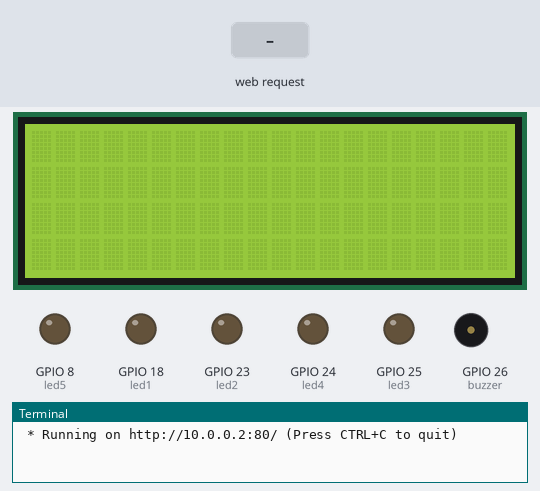
Bench run of a program on a simulated Raspberry Pi (BCM pin numbers). On the bench: 20×4 character LCD, output pins drawn as LEDs (lit = HIGH), buzzer (waves = sounding, pin HIGH), the last lines printed to the terminal. The inputs (shaded band) are chosen by the test bench. The clock reads 2024-03-15 10:24:30 at power-on unless the program sets it.

Above: at 1.2 s.
1.3 s: HTTP request for /led6/on received
At 1.6 s:
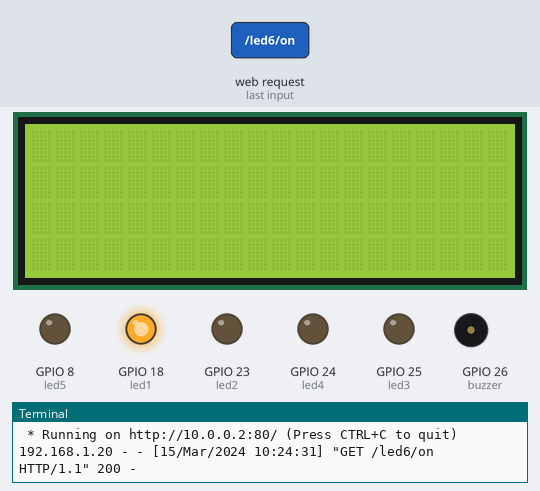
2.8 s: HTTP request for /led5/on received
At 3.9 s:
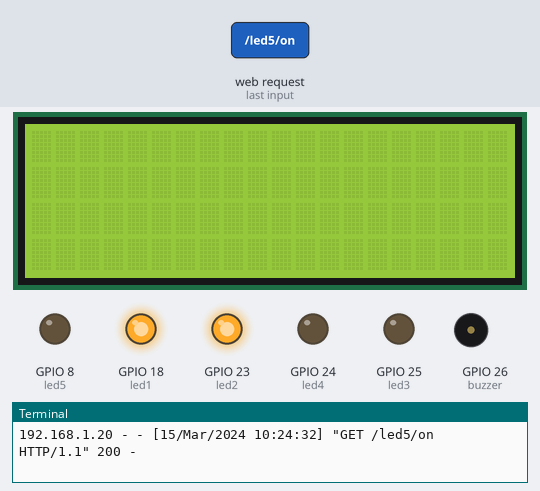
4.3 s: HTTP request for /led6/off received
At 5.1 s:
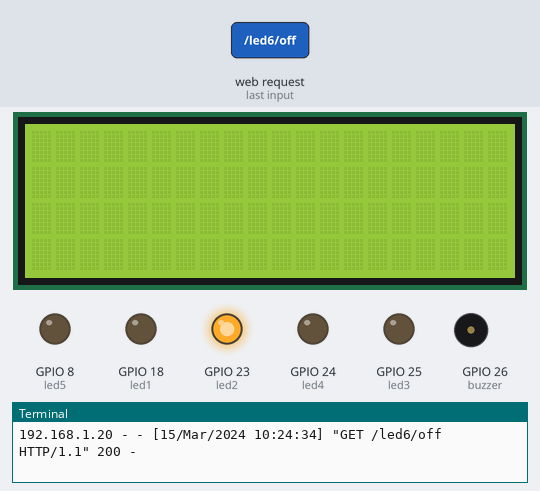
5.8 s: HTTP request for /led3/on received
At 6.2 s:
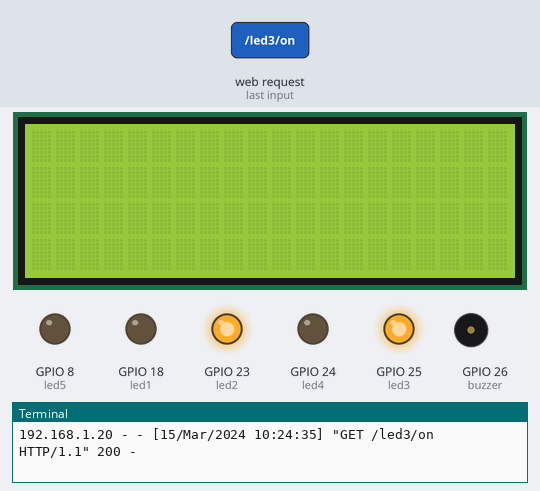
7.3 s: HTTP request for /led4/on received
At 8.5 s:
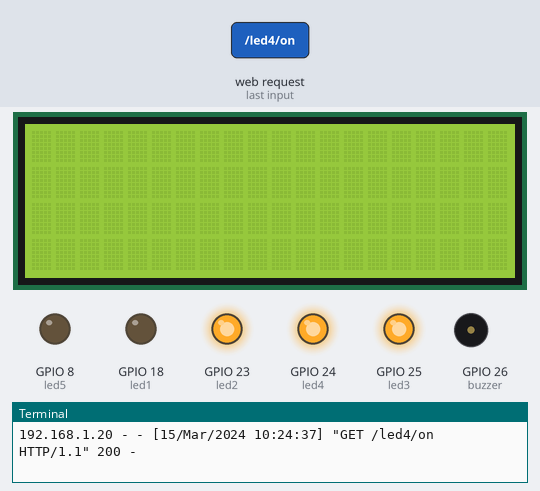
8.8 s: HTTP request for /led2/on received
At 9.7 s:
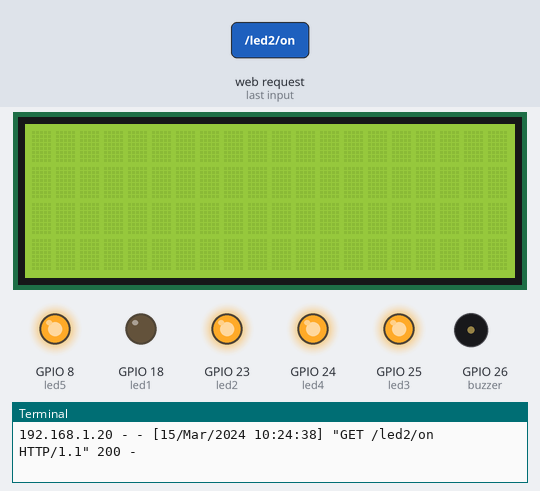
Timing chart, 0 to 11.3 s (numbered marks = the images above; inputs shaded):
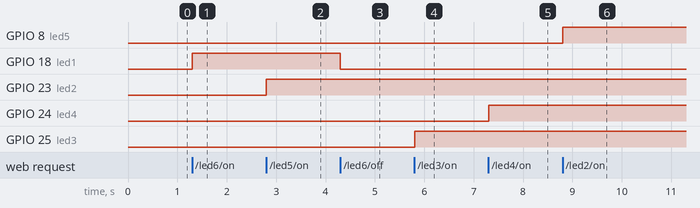

Measured:
- after the input at 1.3 s, GPIO 18 (led1): LOW → HIGH at once
- after the input at 2.8 s, GPIO 23 (led2): LOW → HIGH at once
- after the input at 4.3 s, GPIO 18 (led1): HIGH → LOW at once
- after the input at 5.8 s, GPIO 25 (led3): LOW → HIGH at once
- after the input at 7.3 s, GPIO 24 (led4): LOW → HIGH at once
- after the input at 8.8 s, GPIO 8 (led5): LOW → HIGH at once

The program:

RPI_webserver.py
```python
from flask import Flask, render_template
import RPi.GPIO as GPIO
import Adafruit_DHT as dht
from RPLCD.i2c import CharLCD

app = Flask(__name__, template_folder="/home/pi/template")
lcd = CharLCD('PCF8574', 0x27)
lcd.clear()
GPIO.setmode(GPIO.BCM)

# Pin assignments
led1 = 18  # LED6
led2 = 23  # LED5
led3 = 25  # LED3
led4 = 24  # LED4
led5 = 8   # LED2
buzzer = 26
DHT11_pin = 4

# Initialize GPIO pins
GPIO.setup(led1, GPIO.OUT)
GPIO.setup(led2, GPIO.OUT)
GPIO.setup(led3, GPIO.OUT)
GPIO.setup(led4, GPIO.OUT)
GPIO.setup(led5, GPIO.OUT)
GPIO.setup(buzzer, GPIO.OUT)

# Set initial states
GPIO.output(led1, GPIO.LOW)
GPIO.output(led2, GPIO.LOW)
GPIO.output(led3, GPIO.LOW)
GPIO.output(led4, GPIO.LOW)
GPIO.output(led5, GPIO.LOW)
GPIO.output(buzzer, GPIO.LOW)

@app.route("/")
def main():
    return render_template('main.html')

@app.route("/<pin>/<action>")
def action(pin, action):
    temperature = ''
    humidity = ''

    # LED and buzzer control
    if pin == "led6" and action == "on":
        GPIO.output(led1, GPIO.HIGH)
    if pin == "led6" and action == "off":
        GPIO.output(led1, GPIO.LOW)

    if pin == "led5" and action == "on":
        GPIO.output(led2, GPIO.HIGH)
    if pin == "led5" and action == "off":
        GPIO.output(led2, GPIO.LOW)

    if pin == "led3" and action == "on":
        GPIO.output(led3, GPIO.HIGH)
    if pin == "led3" and action == "off":
        GPIO.output(led3, GPIO.LOW)

    if pin == "led4" and action == "on":
        GPIO.output(led4, GPIO.HIGH)
    if pin == "led4" and action == "off":
        GPIO.output(led4, GPIO.LOW)

    if pin == "led2" and action == "on":
        GPIO.output(led5, GPIO.HIGH)
    if pin == "led2" and action == "off":
        GPIO.output(led5, GPIO.LOW)

    if pin == "buzzer" and action == "on":
        GPIO.output(buzzer, GPIO.HIGH)
    if pin == "buzzer" and action == "off":
        GPIO.output(buzzer, GPIO.LOW)

    # DHT11 sensor reading
    if pin == "dhtpin" and action == "get":
        humi, temp = dht.read_retry(dht.DHT11, DHT11_pin)
        if humi is not None and temp is not None:
            humi = '{0:0.1f}'.format(humi)
            temp = '{0:0.1f}'.format(temp)
            temperature = 'Temp: ' + temp + '°C'
            humidity = 'Humidity: ' + humi + '%'
            display_on_lcd(temperature, humidity)
        else:
            temperature = "Temp: Error"
            humidity = "Humidity: Error"
            display_on_lcd(temperature, humidity)

    templateData = {
        'temperature': temperature,
        'humidity': humidity,
        'led6_state': 'ON' if GPIO.input(led1) else 'OFF',
        'led5_state': 'ON' if GPIO.input(led2) else 'OFF',
        'led3_state': 'ON' if GPIO.input(led3) else 'OFF',
        'led4_state': 'ON' if GPIO.input(led4) else 'OFF',
        'led2_state': 'ON' if GPIO.input(led5) else 'OFF',
        'buzzer_state': 'ON' if GPIO.input(buzzer) else 'OFF'
    }

    return render_template('main.html', **templateData)

def display_on_lcd(temp, hum):
    try:
        lcd.clear()
        lcd.cursor_pos = (0, 0)
        lcd.write_string(temp[:16].ljust(16))
        lcd.cursor_pos = (1, 0)
        lcd.write_string(hum[:16].ljust(16))
    except Exception as e:
        print(f"LCD Error: {e}")

def cleanup():
    try:
        lcd.clear()
        lcd.write_string("System off")
    except Exception as e:
        print(f"Cleanup Error: {e}")
    finally:
        GPIO.cleanup()

if __name__ == "__main__":
    try:
        app.run(host='10.0.0.2', port=80, debug=True)
    finally:
        cleanup()
```
